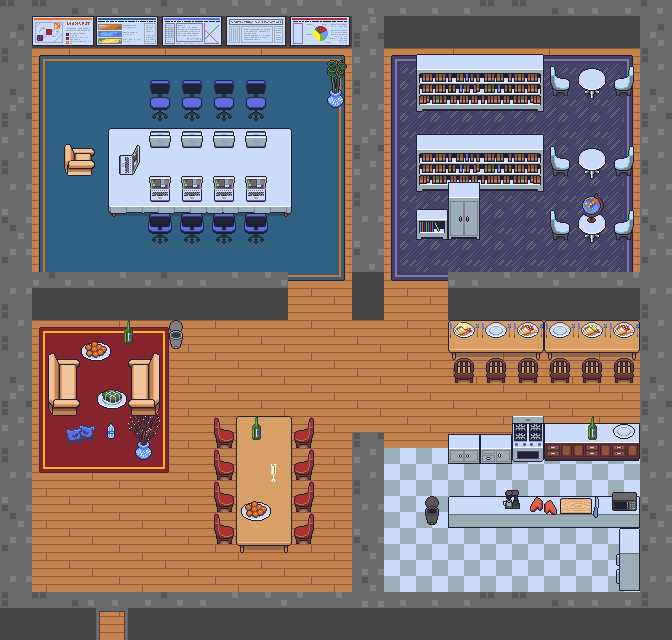

Rendered tile map (Tiled .tmx) drawn with the repository's tilesets; below, a short description and the map source with its tile grids summarised:
An orthogonal 42x40 tile map with 16x16 px tiles, 4 tile layers (Below Player, Second Layer, World, Above Player), 4 tilesets.

<map version="1.8" tiledversion="1.8.2" orientation="orthogonal" renderorder="right-down" width="42" height="40" tilewidth="16" tileheight="16" infinite="0" nextlayerid="7" nextobjectid="1">
 <tileset firstgid="1" name="gather_floors" tilewidth="16" tileheight="16" tilecount="21760" columns="80">
  <image source="../tilesets/gather_floors.png" width="1280" height="4352" />
 </tileset>
 <tileset firstgid="21761" name="gather_chairs" tilewidth="16" tileheight="16" tilecount="3200" columns="50">
  <image source="../tilesets/gather_chairs.png" width="800" height="1024" />
 </tileset>
 <tileset firstgid="24961" name="gather_decoration" tilewidth="16" tileheight="16" tilecount="31824" columns="72">
  <image source="../tilesets/gather_decoration.png" width="1152" height="7072" />
 </tileset>
 <tileset firstgid="56785" name="gather_tables" tilewidth="16" tileheight="16" tilecount="36000" columns="180">
  <image source="../tilesets/gather_tables.png" width="2880" height="3200" />
 </tileset>
 <layer id="2" name="Below Player" width="42" height="40">
  <data>[1680 cells, 1680 non-empty, 16 distinct tile ids]</data>
 </layer>
 <layer id="6" name="Second Layer" width="42" height="40">
  <data>[1680 cells, 646 non-empty, 26 distinct tile ids]</data>
 </layer>
 <layer id="3" name="World" width="42" height="40">
  <data>[1680 cells, 777 non-empty, 252 distinct tile ids]</data>
 </layer>
 <layer id="4" name="Above Player" width="42" height="40">
  <data>[1680 cells, 400 non-empty, 197 distinct tile ids]</data>
 </layer>
 <objectgroup id="5" name="Spawn" />
</map>
